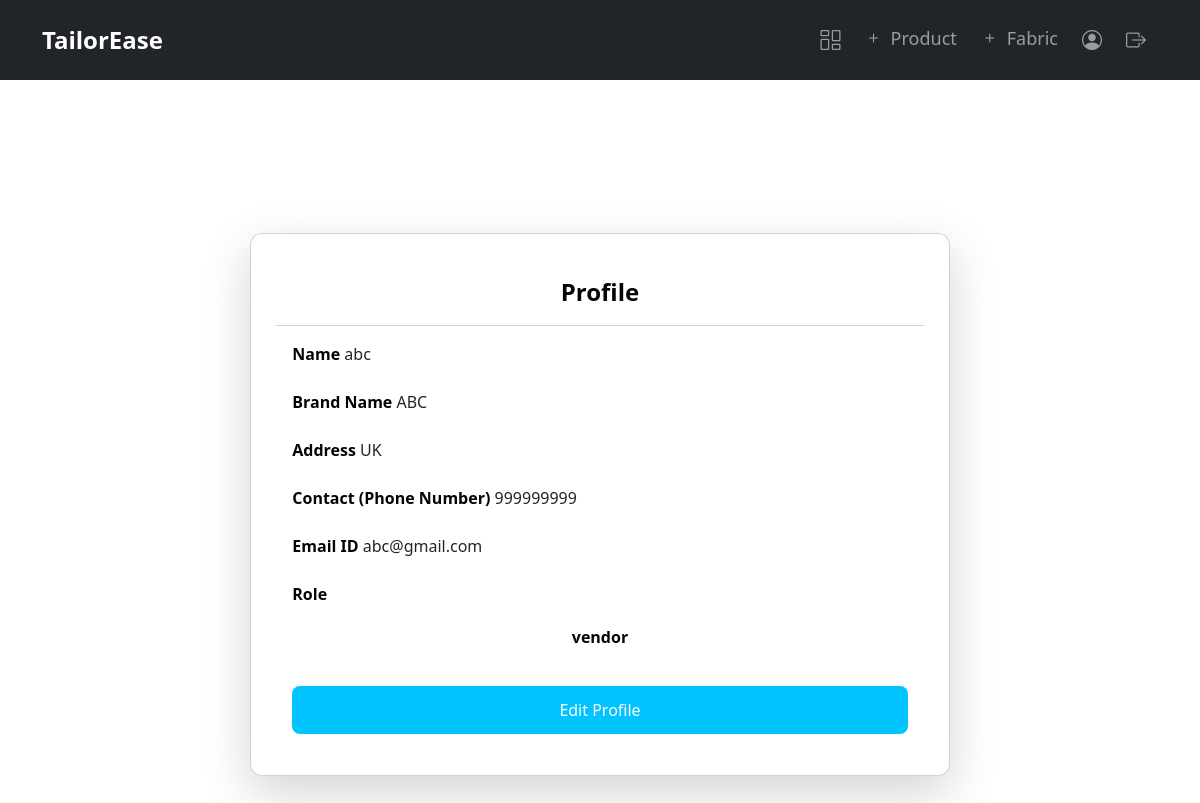
/auth/profile/ (signed in), run on the app's committed database.
### frontend/models.py (models this page shows, shortened)
class UserProfile(models.Model):
    user = models.OneToOneField(User, on_delete=models.CASCADE)
    address = models.CharField(max_length=255, blank=True, null=True, default="")
    contact = models.CharField(max_length=15, blank=True, null=True)
    email = models.EmailField(blank=True, null=True)
    role = models.CharField(max_length=20, choices=[("customer", "Customer"), ("vendor", "Vendor")])
    brand_name = models.CharField(max_length=255, blank=True, null=True)

### frontend/views.py (the view)
# urls.py: path('auth/profile/', views.profile_view, name='profile'),
@login_required
def profile_view(request):
    user_profile, created = UserProfile.objects.get_or_create(user=request.user)
    if request.method == "POST":
        form = UserProfileForm(request.POST, instance=user_profile)
        if form.is_valid():
            form.save()
            return redirect("profile")  # Redirect to prevent form resubmission
    else:
        form = UserProfileForm(instance=user_profile)
    return render(request, "profile.html", {"form": form, "user_profile": user_profile})

### frontend/forms.py
class UserProfileForm(forms.ModelForm):
    class Meta:
        model = UserProfile
        fields = ["address", "contact", "email", "brand_name"]

### frontend/templates/profile.html (shortened to what this page needs)
{% extends 'base.html' %}
{% block content %}
{% load widget_tweaks %}
<div class="profile-container">
    <div class="card shadow-lg">
        <div class="card-header">Profile</div>
        <div class="card-body">
            <form method="POST" id="profileForm">
                <div class="mb-3">
                    <label class="form-label">Name</label>
                    <span id="id_username-text" class="saved-text">{{ user.username }}</span>
                </div>
                {% if user_profile.role == "vendor" %}
                <div class="mb-3">
                    <label class="form-label">Brand Name</label>
                    <span id="id_brand_name-text" class="saved-text">{{ form.brand_name.value }}</span>
                </div>
                {% endif %}
                <div class="mb-3">
                    <label class="form-label">Address</label>
                    <span id="id_address-text" class="saved-text">{{ form.address.value }}</span>
                </div>
                <div class="mb-3">
                    <label class="form-label">Contact (Phone Number)</label>
                    <span id="id_contact-text" class="saved-text">{{ form.contact.value }}</span>
                </div>
                <div class="mb-3">
                    <label class="form-label">Email ID</label>
                    <span id="id_email-text" class="saved-text">{{ form.email.value }}</span>
                </div>
                <div class="mb-3">
                    <label class="form-label">Role</label>
                    <input type="text" class="form-control role-field" value="{{ user_profile.role }}" readonly>
                </div>
                <button type="button" class="btn btn-primary" id="editProfileBtn">Edit Profile</button>
            </form>
        </div>
    </div>
</div>
{% endblock %}

### frontend/templates/profile.html (style rules this page uses)
body { background: url("https://plus.unsplash.com/premium_photo-1661281366900-88b41445a004?fm=jpg&q=60&w=3000&ixlib=rb-4.0.3&ixid=M3wxMjA3fDB8MHxzZWFyY2h8MXx8Y2xvdGhpbmclMjBtb2RlbHxlbnwwfHwwfHx8MA%3D%3D") no-repeat center center fixed; background-size: cover; color: #050505; }
.profile-container { display: flex; justify-content: center; align-items: center; min-height: 100vh; padding: 20px; }
.card { width: 65%; max-width: 750px; background: rgba(255, 255, 255, 0.15); backdrop-filter: blur(15px); box-shadow: 0 4px 20px rgba(0, 0, 0, 0.2); border-radius: 12px; padding: 25px; animation: fadeIn 1s ease-in-out; transition: all 0.3s ease-in-out; }
.card-header { background: rgba(255, 255, 255, 0.2); text-align: center; font-size: 24px; font-weight: bold; padding: 15px; color: #050505; border-radius: 12px 12px 0 0; }
.form-label { font-weight: bold; color: #050505; }
.form-control { background: rgba(255, 255, 255, 0.3); color: #050505; border: 1px solid rgb(168, 166, 166); padding: 10px; border-radius: 6px; transition: all 0.3s ease; }
.role-field { background: rgba(255, 255, 255, 0.3); color: #050505; font-weight: bold; text-align: center; border: 1px solid rgba(255, 255, 255, 0.5); }
.btn-success, .btn-primary { width: 100%; transition: all 0.3s ease-in-out; padding: 12px; font-size: 16px; margin-top: 10px; border-radius: 8px; border: none; }
.btn-primary { background: #00c3ff; }

### data on the page
UserProfile: brand_name.value "ABC", address.value "UK", contact.value "999999999", email.value "abc@gmail.com", role "vendor"

### other printed values
{{ user.username }} "abc"
